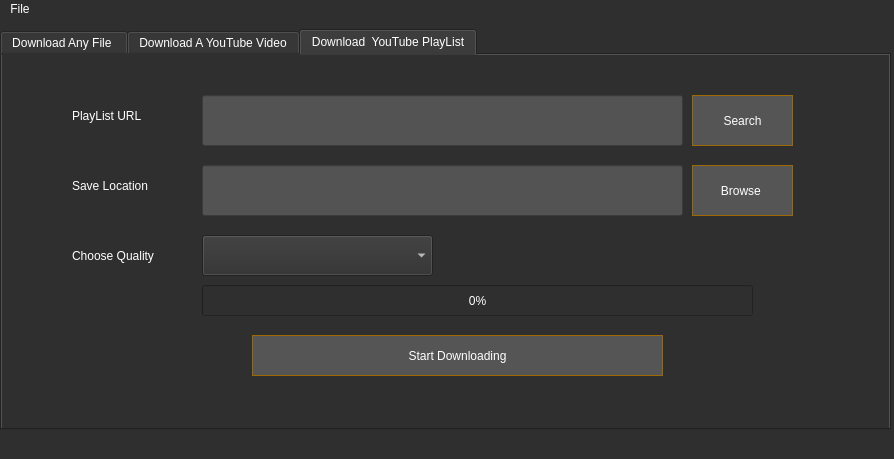
<?xml version="1.0" encoding="UTF-8"?>
<ui version="4.0">
 <class>MainWindow</class>
 <widget class="QMainWindow" name="MainWindow">
  <property name="enabled">
   <bool>true</bool>
  </property>
  <property name="geometry">
   <rect>
    <x>0</x>
    <y>0</y>
    <width>894</width>
    <height>459</height>
   </rect>
  </property>
  <property name="windowTitle">
   <string>MainWindow</string>
  </property>
  <property name="styleSheet">
   <string notr="true">color: rgb(255, 255, 255);
background-color: rgb(47, 47, 47);
</string>
  </property>
  <widget class="QWidget" name="centralwidget">
   <widget class="QTabWidget" name="tabWidget">
    <property name="geometry">
     <rect>
      <x>0</x>
      <y>10</y>
      <width>891</width>
      <height>401</height>
     </rect>
    </property>
    <property name="currentIndex">
     <number>2</number>
    </property>
    <widget class="QWidget" name="tab">
     <attribute name="title">
      <string>Download Any File </string>
     </attribute>
     <widget class="QLineEdit" name="lineEdit">
      <property name="geometry">
       <rect>
        <x>190</x>
        <y>50</y>
        <width>551</width>
        <height>51</height>
       </rect>
      </property>
      <property name="styleSheet">
       <string notr="true">background-color: rgb(83, 83, 83);</string>
      </property>
     </widget>
     <widget class="QPushButton" name="pushButton">
      <property name="geometry">
       <rect>
        <x>240</x>
        <y>260</y>
        <width>411</width>
        <height>34</height>
       </rect>
      </property>
      <property name="toolTip">
       <string>&lt;html&gt;&lt;head/&gt;&lt;body&gt;&lt;p&gt;&lt;br/&gt;&lt;/p&gt;&lt;/body&gt;&lt;/html&gt;</string>
      </property>
      <property name="styleSheet">
       <string notr="true">border:1px solid ;
background-color: rgb(85, 85, 85);
border-color: rgb(157, 105, 0);</string>
      </property>
      <property name="text">
       <string>Start Downloading</string>
      </property>
     </widget>
     <widget class="QLineEdit" name="lineEdit_2">
      <property name="geometry">
       <rect>
        <x>190</x>
        <y>130</y>
        <width>441</width>
        <height>51</height>
       </rect>
      </property>
      <property name="styleSheet">
       <string notr="true">background-color: rgb(83, 83, 83);</string>
      </property>
     </widget>
     <widget class="QPushButton" name="pushButton_2">
      <property name="geometry">
       <rect>
        <x>640</x>
        <y>130</y>
        <width>101</width>
        <height>51</height>
       </rect>
      </property>
      <property name="toolTip">
       <string>&lt;html&gt;&lt;head/&gt;&lt;body&gt;&lt;p&gt;Choose Location to save&lt;/p&gt;&lt;/body&gt;&lt;/html&gt;</string>
      </property>
      <property name="whatsThis">
       <string>&lt;html&gt;&lt;head/&gt;&lt;body&gt;&lt;p&gt;&lt;br/&gt;&lt;/p&gt;&lt;/body&gt;&lt;/html&gt;</string>
      </property>
      <property name="styleSheet">
       <string notr="true">border:1px solid ;
background-color: rgb(85, 85, 85);
border-color: rgb(157, 105, 0);</string>
      </property>
      <property name="text">
       <string>Browse </string>
      </property>
     </widget>
     <widget class="QLabel" name="label">
      <property name="geometry">
       <rect>
        <x>70</x>
        <y>60</y>
        <width>111</width>
        <height>41</height>
       </rect>
      </property>
      <property name="text">
       <string>Enter URL</string>
      </property>
     </widget>
     <widget class="QProgressBar" name="progressBar">
      <property name="geometry">
       <rect>
        <x>190</x>
        <y>210</y>
        <width>551</width>
        <height>31</height>
       </rect>
      </property>
      <property name="styleSheet">
       <string notr="true"/>
      </property>
      <property name="value">
       <number>0</number>
      </property>
     </widget>
     <widget class="QLabel" name="label_2">
      <property name="geometry">
       <rect>
        <x>70</x>
        <y>130</y>
        <width>101</width>
        <height>41</height>
       </rect>
      </property>
      <property name="text">
       <string>Save Location</string>
      </property>
     </widget>
    </widget>
    <widget class="QWidget" name="tab_3">
     <attribute name="title">
      <string>Download A YouTube Video</string>
     </attribute>
     <widget class="QLineEdit" name="lineEdit_5">
      <property name="geometry">
       <rect>
        <x>200</x>
        <y>40</y>
        <width>481</width>
        <height>51</height>
       </rect>
      </property>
      <property name="styleSheet">
       <string notr="true">background-color: rgb(83, 83, 83);</string>
      </property>
     </widget>
     <widget class="QLineEdit" name="lineEdit_6">
      <property name="geometry">
       <rect>
        <x>200</x>
        <y>110</y>
        <width>481</width>
        <height>51</height>
       </rect>
      </property>
      <property name="styleSheet">
       <string notr="true">background-color: rgb(83, 83, 83);</string>
      </property>
     </widget>
     <widget class="QProgressBar" name="progressBar_4">
      <property name="geometry">
       <rect>
        <x>200</x>
        <y>230</y>
        <width>551</width>
        <height>31</height>
       </rect>
      </property>
      <property name="styleSheet">
       <string notr="true"/>
      </property>
      <property name="value">
       <number>0</number>
      </property>
     </widget>
     <widget class="QPushButton" name="pushButton_7">
      <property name="geometry">
       <rect>
        <x>250</x>
        <y>280</y>
        <width>411</width>
        <height>41</height>
       </rect>
      </property>
      <property name="toolTip">
       <string>&lt;html&gt;&lt;head/&gt;&lt;body&gt;&lt;p&gt;&lt;br/&gt;&lt;/p&gt;&lt;/body&gt;&lt;/html&gt;</string>
      </property>
      <property name="styleSheet">
       <string notr="true">border:1px solid ;
background-color: rgb(85, 85, 85);
border-color: rgb(157, 105, 0);</string>
      </property>
      <property name="text">
       <string>Start Downloading</string>
      </property>
     </widget>
     <widget class="QPushButton" name="pushButton_8">
      <property name="geometry">
       <rect>
        <x>690</x>
        <y>110</y>
        <width>101</width>
        <height>51</height>
       </rect>
      </property>
      <property name="toolTip">
       <string>&lt;html&gt;&lt;head/&gt;&lt;body&gt;&lt;p&gt;Choose Location to save&lt;/p&gt;&lt;/body&gt;&lt;/html&gt;</string>
      </property>
      <property name="whatsThis">
       <string>&lt;html&gt;&lt;head/&gt;&lt;body&gt;&lt;p&gt;&lt;br/&gt;&lt;/p&gt;&lt;/body&gt;&lt;/html&gt;</string>
      </property>
      <property name="styleSheet">
       <string notr="true">border:1px solid ;
background-color: rgb(85, 85, 85);
border-color: rgb(157, 105, 0);</string>
      </property>
      <property name="text">
       <string>Browse </string>
      </property>
     </widget>
     <widget class="QLabel" name="label_7">
      <property name="geometry">
       <rect>
        <x>80</x>
        <y>40</y>
        <width>111</width>
        <height>41</height>
       </rect>
      </property>
      <property name="text">
       <string>Video URL</string>
      </property>
     </widget>
     <widget class="QLabel" name="label_8">
      <property name="geometry">
       <rect>
        <x>70</x>
        <y>110</y>
        <width>111</width>
        <height>41</height>
       </rect>
      </property>
      <property name="text">
       <string>Save Location</string>
      </property>
     </widget>
     <widget class="QLabel" name="label_9">
      <property name="geometry">
       <rect>
        <x>70</x>
        <y>180</y>
        <width>111</width>
        <height>41</height>
       </rect>
      </property>
      <property name="text">
       <string>Choose Quality</string>
      </property>
     </widget>
     <widget class="QComboBox" name="comboBox">
      <property name="geometry">
       <rect>
        <x>200</x>
        <y>180</y>
        <width>231</width>
        <height>41</height>
       </rect>
      </property>
     </widget>
     <widget class="QPushButton" name="pushButton_11">
      <property name="geometry">
       <rect>
        <x>690</x>
        <y>40</y>
        <width>101</width>
        <height>51</height>
       </rect>
      </property>
      <property name="toolTip">
       <string>&lt;html&gt;&lt;head/&gt;&lt;body&gt;&lt;p&gt;Choose Location to save&lt;/p&gt;&lt;/body&gt;&lt;/html&gt;</string>
      </property>
      <property name="whatsThis">
       <string>&lt;html&gt;&lt;head/&gt;&lt;body&gt;&lt;p&gt;&lt;br/&gt;&lt;/p&gt;&lt;/body&gt;&lt;/html&gt;</string>
      </property>
      <property name="styleSheet">
       <string notr="true">border:1px solid ;
background-color: rgb(85, 85, 85);
border-color: rgb(157, 105, 0);</string>
      </property>
      <property name="text">
       <string>Search</string>
      </property>
     </widget>
    </widget>
    <widget class="QWidget" name="tab_2">
     <attribute name="title">
      <string>Download  YouTube PlayList</string>
     </attribute>
     <widget class="QLabel" name="label_10">
      <property name="geometry">
       <rect>
        <x>70</x>
        <y>40</y>
        <width>111</width>
        <height>41</height>
       </rect>
      </property>
      <property name="text">
       <string>PlayList URL</string>
      </property>
     </widget>
     <widget class="QLineEdit" name="lineEdit_11">
      <property name="geometry">
       <rect>
        <x>200</x>
        <y>40</y>
        <width>481</width>
        <height>51</height>
       </rect>
      </property>
      <property name="styleSheet">
       <string notr="true">background-color: rgb(83, 83, 83);</string>
      </property>
     </widget>
     <widget class="QLabel" name="label_11">
      <property name="geometry">
       <rect>
        <x>70</x>
        <y>110</y>
        <width>111</width>
        <height>41</height>
       </rect>
      </property>
      <property name="text">
       <string>Save Location</string>
      </property>
     </widget>
     <widget class="QPushButton" name="pushButton_9">
      <property name="geometry">
       <rect>
        <x>690</x>
        <y>110</y>
        <width>101</width>
        <height>51</height>
       </rect>
      </property>
      <property name="toolTip">
       <string>&lt;html&gt;&lt;head/&gt;&lt;body&gt;&lt;p&gt;Choose Location to save&lt;/p&gt;&lt;/body&gt;&lt;/html&gt;</string>
      </property>
      <property name="whatsThis">
       <string>&lt;html&gt;&lt;head/&gt;&lt;body&gt;&lt;p&gt;&lt;br/&gt;&lt;/p&gt;&lt;/body&gt;&lt;/html&gt;</string>
      </property>
      <property name="styleSheet">
       <string notr="true">border:1px solid ;
background-color: rgb(85, 85, 85);
border-color: rgb(157, 105, 0);</string>
      </property>
      <property name="text">
       <string>Browse </string>
      </property>
     </widget>
     <widget class="QLineEdit" name="lineEdit_12">
      <property name="geometry">
       <rect>
        <x>200</x>
        <y>110</y>
        <width>481</width>
        <height>51</height>
       </rect>
      </property>
      <property name="styleSheet">
       <string notr="true">background-color: rgb(83, 83, 83);</string>
      </property>
     </widget>
     <widget class="QLabel" name="label_12">
      <property name="geometry">
       <rect>
        <x>70</x>
        <y>180</y>
        <width>111</width>
        <height>41</height>
       </rect>
      </property>
      <property name="text">
       <string>Choose Quality</string>
      </property>
     </widget>
     <widget class="QPushButton" name="pushButton_10">
      <property name="geometry">
       <rect>
        <x>250</x>
        <y>280</y>
        <width>411</width>
        <height>41</height>
       </rect>
      </property>
      <property name="toolTip">
       <string>&lt;html&gt;&lt;head/&gt;&lt;body&gt;&lt;p&gt;&lt;br/&gt;&lt;/p&gt;&lt;/body&gt;&lt;/html&gt;</string>
      </property>
      <property name="styleSheet">
       <string notr="true">border:1px solid ;
background-color: rgb(85, 85, 85);
border-color: rgb(157, 105, 0);</string>
      </property>
      <property name="text">
       <string>Start Downloading</string>
      </property>
     </widget>
     <widget class="QProgressBar" name="progressBar_5">
      <property name="geometry">
       <rect>
        <x>200</x>
        <y>230</y>
        <width>551</width>
        <height>31</height>
       </rect>
      </property>
      <property name="styleSheet">
       <string notr="true"/>
      </property>
      <property name="value">
       <number>0</number>
      </property>
     </widget>
     <widget class="QComboBox" name="comboBox_2">
      <property name="geometry">
       <rect>
        <x>200</x>
        <y>180</y>
        <width>231</width>
        <height>41</height>
       </rect>
      </property>
     </widget>
     <widget class="QPushButton" name="pushButton_12">
      <property name="geometry">
       <rect>
        <x>690</x>
        <y>40</y>
        <width>101</width>
        <height>51</height>
       </rect>
      </property>
      <property name="toolTip">
       <string>&lt;html&gt;&lt;head/&gt;&lt;body&gt;&lt;p&gt;Choose Location to save&lt;/p&gt;&lt;/body&gt;&lt;/html&gt;</string>
      </property>
      <property name="whatsThis">
       <string>&lt;html&gt;&lt;head/&gt;&lt;body&gt;&lt;p&gt;&lt;br/&gt;&lt;/p&gt;&lt;/body&gt;&lt;/html&gt;</string>
      </property>
      <property name="styleSheet">
       <string notr="true">border:1px solid ;
background-color: rgb(85, 85, 85);
border-color: rgb(157, 105, 0);</string>
      </property>
      <property name="text">
       <string>Search</string>
      </property>
     </widget>
    </widget>
   </widget>
  </widget>
  <widget class="QMenuBar" name="menubar">
   <property name="geometry">
    <rect>
     <x>0</x>
     <y>0</y>
     <width>894</width>
     <height>30</height>
    </rect>
   </property>
   <widget class="QMenu" name="menuYouTube_Downloader">
    <property name="title">
     <string>File</string>
    </property>
    <addaction name="actionExit"/>
   </widget>
   <addaction name="menuYouTube_Downloader"/>
  </widget>
  <widget class="QStatusBar" name="statusbar"/>
  <action name="actionExit">
   <property name="text">
    <string>Exit</string>
   </property>
  </action>
 </widget>
 <resources/>
 <connections/>
</ui>
